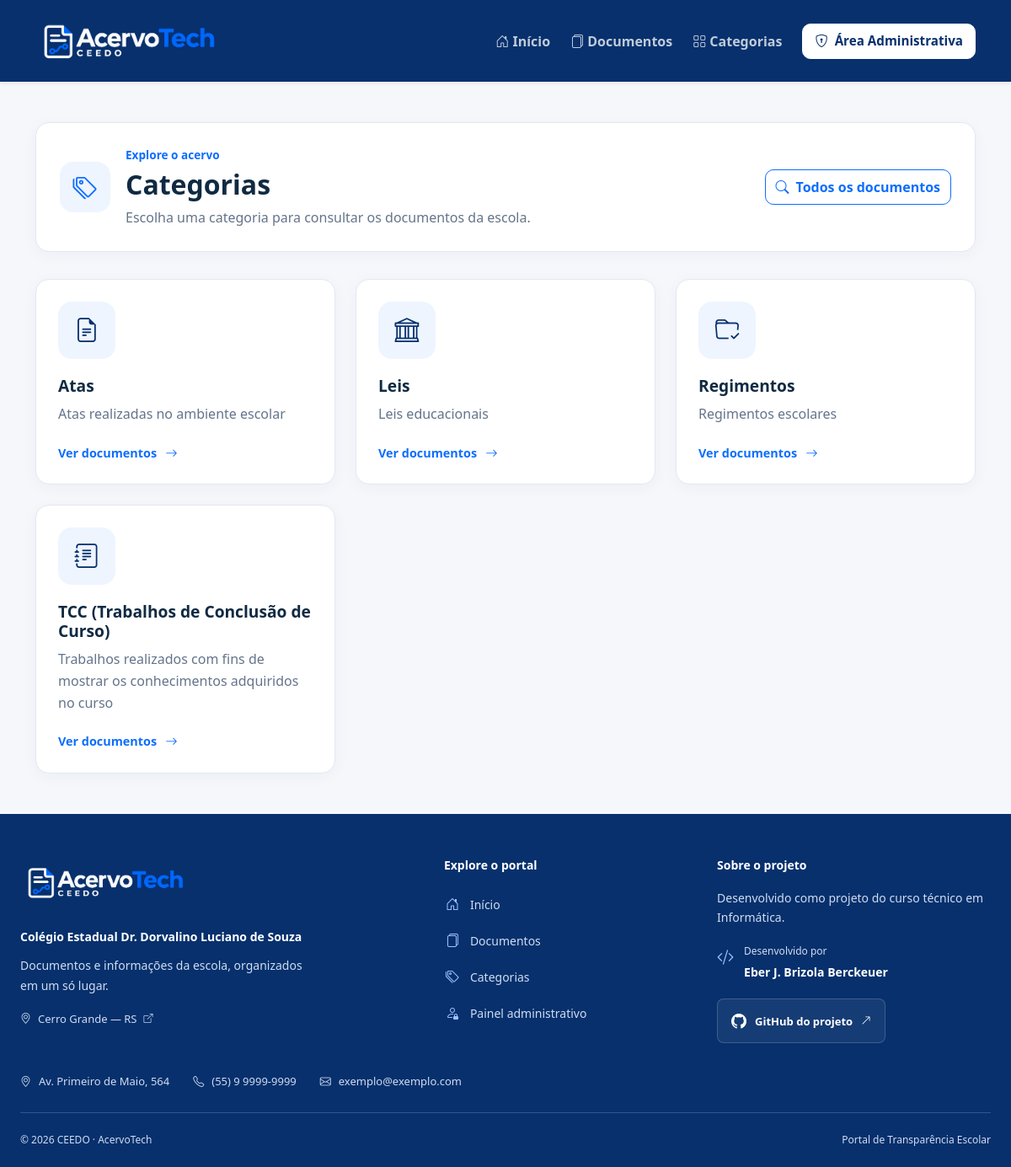
Page /categorias.php on the committed database.
### tables this page shows
CREATE TABLE `categorias` (
  `id_categoria` int(11) NOT NULL,
  `nome_categoria` varchar(255) NOT NULL,
  `info_categoria` varchar(255) NOT NULL DEFAULT '',
  `icone` varchar(50) NOT NULL DEFAULT 'bi-folder'
);

### categorias.php (the view, shortened to what this page needs)
<?php
require_once __DIR__ . '/painel/conexao.php';
$categorias = mysqli_query(
    $conexao,
    'SELECT id_categoria, nome_categoria, info_categoria, icone
     FROM categorias
     ORDER BY nome_categoria ASC'
);
$iconesPermitidos = iconesCategorias();
$escaparCategorias = static function (string $texto): string {
    return htmlspecialchars(
        $texto,
        ENT_QUOTES | ENT_SUBSTITUTE,
        'UTF-8'
    );
};
?>
<!DOCTYPE html>
<html lang="pt-br">
<head>
    <link href="https://cdn.jsdelivr.net/npm/bootstrap@5.3.3/dist/css/bootstrap.min.css" rel="stylesheet">
    <link href="https://cdn.jsdelivr.net/npm/bootstrap-icons@1.11.3/font/bootstrap-icons.min.css" rel="stylesheet">
    <link rel="stylesheet" href="assets/css/style.css">
    <link rel="stylesheet" href="assets/css/rodape.css">
    <link rel="stylesheet" href="assets/css/visual.css">
</head>
<body class="pagina-categorias-portal">
<?php include __DIR__ . '/includes/navbar.php'; ?>
<main class="container py-5">
    <header class="categoria-cabecalho">
        <div class="categoria-apresentacao">
            <span class="categoria-emblema">
                <i class="bi bi-tags" aria-hidden="true"></i>
            </span>
            <div>
                <p class="categoria-sobretitulo">Explore o acervo</p>
                <h1>Categorias</h1>
                <p class="categoria-resumo">
                    Escolha uma categoria para consultar os documentos da escola.
                </p>
            </div>
        </div>
        <a href="documentos.php" class="btn btn-outline-primary">
            <i class="bi bi-search" aria-hidden="true"></i>
            Todos os documentos
        </a>
    </header>
    <?php if (mysqli_num_rows($categorias) > 0): ?>
        <div class="row g-4">
            <?php while ($categoria = mysqli_fetch_assoc($categorias)): ?>
                <?php
                $iconeSalvo = $categoria['icone'] ?? '';
                $icone = (
                    is_string($iconeSalvo)
                    && isset($iconesPermitidos[$iconeSalvo])
                ) ? $iconeSalvo : 'bi-folder';
                $descricao = trim($categoria['info_categoria'] ?? '');
                ?>
                <div class="col-12 col-md-6 col-lg-4">
                    <a
                        href="categoria.php?id=<?= (int) $categoria['id_categoria'] ?>"
                        class="categoria-atalho"
                    >
                        <article class="card categoria-card h-100">
                            <div class="card-body">
                                <i
                                    class="bi <?= $escaparCategorias($icone) ?>"
                                    aria-hidden="true"
                                ></i>
                                <h2 class="categoria-card-titulo">
                                    <?= $escaparCategorias($categoria['nome_categoria']) ?>
                                </h2>
                                <p>
                                    <?= $escaparCategorias($descricao) ?>
                                </p>
                                <span class="categoria-card-link">
                                    Ver documentos
                                    <i class="bi bi-arrow-right" aria-hidden="true"></i>
                                </span>
                            </div>
                        </article>
                    </a>
                </div>
            <?php endwhile; ?>
        </div>
    <?php endif; ?>
</main>
<?php include __DIR__ . '/includes/footer.php'; ?>
</body>
</html>

### assets/css/style.css (style rules this page uses)
body { background:#f5f6fa; }
.card { border:none; border-radius:12px; transition:.3s; }

### assets/css/visual.css (style rules this page uses)
:root { --acervo-azul: #0d6efd; --acervo-marinho: #07306d; --acervo-borda: #e2e8f0; --acervo-suave: #eef5ff; --painel-azul-escuro: #07306d; }
body { background-color: #f5f7fb; }
.content .btn .bi, .container .btn .bi, .sidebar .menu-item .bi { flex-shrink: 0; line-height: 1; }
.container .btn { display: inline-flex; align-items: center; justify-content: center; gap: 8px; min-height: 42px; border-radius: 10px; font-weight: 600; }
.categoria-card { border: 1px solid var(--acervo-borda); }
.categoria-card .card-body > .bi { display: inline-flex; align-items: center; justify-content: center; width: 68px; height: 68px; border-radius: 16px; background: var(--acervo-suave); color: var(--acervo-marinho) !important; }
.categoria-card p { overflow-wrap: anywhere; }
.pagina-categorias-portal { display: flex; flex-direction: column; min-height: 100vh; min-height: 100dvh; }
.pagina-categorias-portal > main { flex: 1; }
.pagina-categorias-portal .categoria-cabecalho { display: flex; align-items: center; justify-content: space-between; flex-wrap: wrap; gap: 24px; margin-bottom: 32px; padding: 28px; border: 1px solid var(--acervo-borda); border-radius: 16px; background: #fff; box-shadow: 0 4px 18px rgba(16, 42, 67, 0.04); }
.categoria-cabecalho .categoria-apresentacao { display: flex; align-items: center; flex: 1 1 320px; gap: 18px; min-width: 0; }
.categoria-apresentacao > div { min-width: 0; }
.categoria-cabecalho .categoria-emblema { display: inline-flex; align-items: center; justify-content: center; flex: 0 0 60px; width: 60px; height: 60px; border-radius: 16px; background: var(--acervo-suave); color: var(--acervo-azul); font-size: 1.8rem; }
.categoria-cabecalho .categoria-sobretitulo { margin: 0 0 5px; color: var(--acervo-azul); font-size: 0.85rem; font-weight: 600; }
.categoria-cabecalho h1 { margin: 0 0 8px; color: #102a43; font-size: clamp(1.6rem, 3vw, 2rem); font-weight: 700; overflow-wrap: anywhere; }
.categoria-cabecalho .categoria-resumo { margin: 0; color: #64748b; overflow-wrap: anywhere; }
.pagina-categorias-portal .categoria-atalho { display: block; height: 100%; color: inherit; text-decoration: none; border-radius: 16px; }
.pagina-categorias-portal .categoria-card { border: 1px solid var(--acervo-borda); border-radius: 16px; background: #fff; box-shadow: 0 4px 18px rgba(16, 42, 67, 0.04); }
.pagina-categorias-portal .categoria-card .card-body { display: flex; flex-direction: column; align-items: flex-start; padding: 26px; }
.pagina-categorias-portal .categoria-card .card-body > .bi { flex-shrink: 0; font-size: 1.8rem; }
.pagina-categorias-portal .categoria-card-titulo { margin: 20px 0 10px; color: #102a43; font-size: 1.2rem; font-weight: 700; overflow-wrap: anywhere; }
.pagina-categorias-portal .categoria-card p { margin: 0 0 22px; color: #64748b; line-height: 1.6; }
.pagina-categorias-portal .categoria-card-link { display: inline-flex; align-items: center; gap: 10px; margin-top: auto; color: var(--acervo-azul); font-size: 0.9rem; font-weight: 600; }

### rows in the picture
categorias: nome_categoria "Atas", info_categoria "Atas realizadas no ambiente escolar"
categorias: nome_categoria "Leis", info_categoria "Leis educacionais"
categorias: nome_categoria "Regimentos", info_categoria "Regimentos escolares"
categorias: nome_categoria "TCC (Trabalhos de Conclusão de Curso)", info_categoria "Trabalhos realizados com fins de mostrar os conhecimentos adquiridos no curso"

### other values in the picture
$textoRodape($dadosRodape['escola']) "Colégio Estadual Dr. Dorvalino Luciano de Souza"
$textoRodape($dadosRodape['autor']) "Eber J. Brizola Berckeuer"
$textoRodape($dadosRodape['endereco']) "Av. Primeiro de Maio, 564"
$textoRodape($dadosRodape['telefone']) "(55) 9 9999-9999"
$textoRodape($dadosRodape['email']) "exemplo@exemplo.com"
